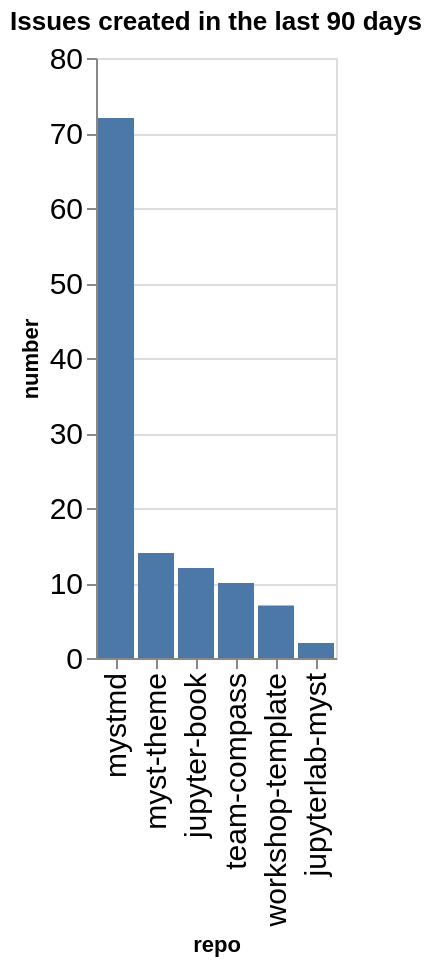

Notebook code cell kept with this figure:
### Code cell
created_counts = created.groupby(['org', 'repo']).count()['number'].reset_index()
created_counts['org/repo'] = created_counts.apply(lambda a: a['org'] + '/' + a['repo'], axis=1)
sorted_vals = created_counts.sort_values(['org', 'number'], ascending=False)['repo'].values
alt.Chart(data=created_counts, title=f"Issues created in the last {n_days} days").mark_bar().encode(
    x=alt.X('repo', sort=alt.Sort(sorted_vals.tolist())),
    y='number',
)

### Figure 1 — Vega-Lite specification as saved in the notebook (floating-point values rounded to 4 significant figures)
{"config": {"axisLeft": {"labelFontSize": 15}, "axisBottom": {"labelFontSize": 15}}, "data": {"name": "data-8396f44af4bd82309430b0016790ae3e"}, "mark": {"type": "bar"}, "encoding": {"x": {"field": "repo", "sort": ["mystmd", "myst-theme", "jupyter-book", "team-compass", "workshop-template", "jupyterlab-myst"], "type": "nominal"}, "y": {"field": "number", "type": "quantitative"}}, "title": "Issues created in the last 90 days", "$schema": "https://vega.github.io/schema/vega-lite/v5.20.1.json", "datasets": {"data-8396f44af4bd82309430b0016790ae3e": [{"org": "jupyter-book", "repo": "jupyter-book", "number": 12, "org/repo": "jupyter-book/jupyter-book"}, {"org": "jupyter-book", "repo": "jupyterlab-myst", "number": 2, "org/repo": "jupyter-book/jupyterlab-myst"}, {"org": "jupyter-book", "repo": "myst-theme", "number": 14, "org/repo": "jupyter-book/myst-theme"}, {"org": "jupyter-book", "repo": "mystmd", "number": 72, "org/repo": "jupyter-book/mystmd"}, {"org": "jupyter-book", "repo": "team-compass", "number": 10, "org/repo": "jupyter-book/team-compass"}, {"org": "jupyter-book", "repo": "workshop-template", "number": 7, "org/repo": "jupyter-book/workshop-template"}]}}
